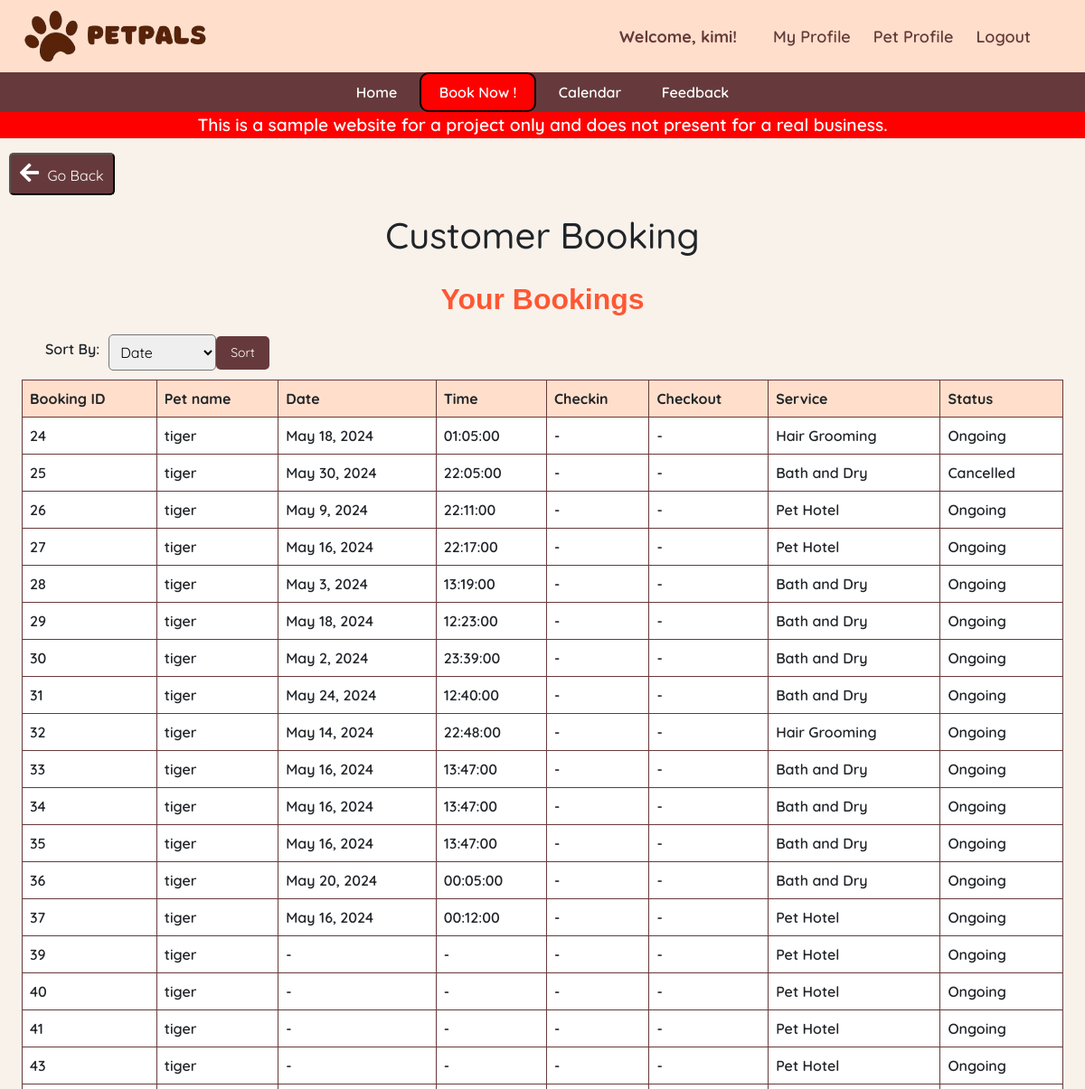
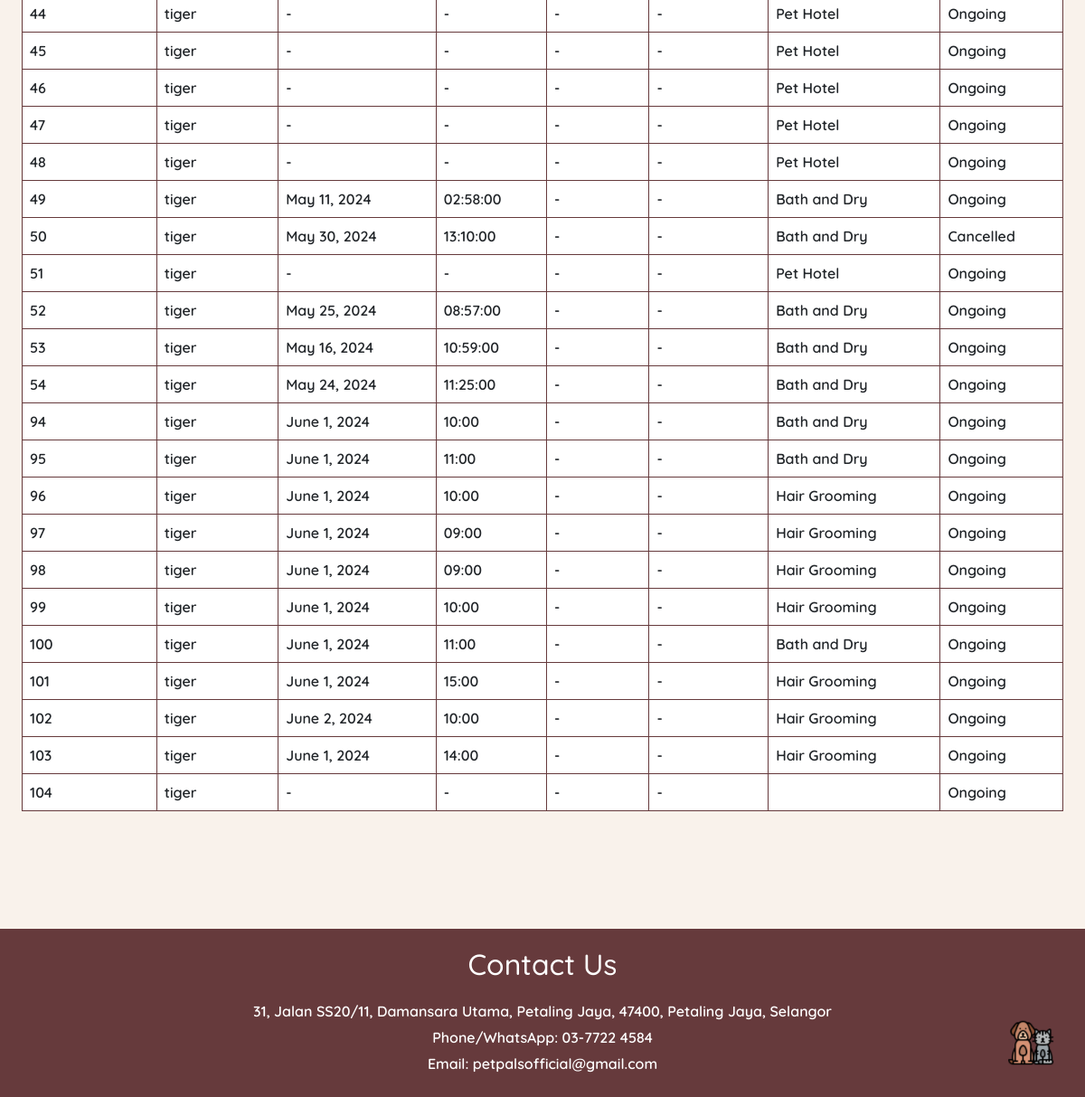
Screenshot of /customer_booking/ (signed in) with the database file from the repository (2 pictures, top to bottom).
### main/models.py (models this page shows, shortened)
class Booking(models.Model):
    owner = models.ForeignKey(Owner, null=True, on_delete=models.CASCADE)
    pet = models.ManyToManyField(Pet)
    room = models.ForeignKey(Room, null=True, on_delete=models.CASCADE)
    date = models.DateField(blank=True, null=True)
    TIME_CHOICES = [
        ('09:00', '9:00'),
        ('10:00', '10:00'),
        ('11:00', '11:00'),
        ('12:00', '12:00'),
        ('14:00', '2:00'),
        ('15:00', '3:00'),
        ('16:00', '4:00'),
        ('17:00', '5:00'),
        ('full_day', 'Full (7:00-19:00)'),
        ('morning', 'Morning (7:00-12:00)'),
        ('noon', 'Noon (13:00-19:00)'),
    ]
    time = models.CharField(max_length=10, choices=TIME_CHOICES, blank=True, null=True)
    SERVICE_CHOICES = [
        ('Hair Grooming', 'Hair Grooming'),
        ('Bath and Dry', 'Bath and Dry'),
        ('Pet Hotel', 'Pet Hotel'),
        ('Pet Daycare', 'Pet Daycare'),
    ]
    service = models.CharField(max_length=50, choices=SERVICE_CHOICES)
    STATUS_CHOICES = [
        ('Ongoing', 'Ongoing'),
        ('Completed', 'Completed'),
        ('Cancelled', 'Cancelled'),
    ]
    status = models.CharField(max_length=20, choices=STATUS_CHOICES, default='Ongoing')
    checkin = models.DateField(null=True, blank=True)
    checkout = models.DateField(null=True, blank=True)

class Pet(models.Model):
    name = models.CharField(max_length=20)
    owner = models.ForeignKey(Owner, null=True, on_delete=models.CASCADE)
    age = models.PositiveBigIntegerField()
    species = models.CharField(max_length=50)
    breed = models.CharField(max_length=50)
    profile_pic = models.ImageField(default="profile.jpg", null=True, blank=True)

### main/views.py (the view)
# urls.py: path('customer_booking/', views.customer_booking, name='customer_booking'),
@login_required
def customer_booking(request):
    owner = request.user.owner
    bookings = Booking.objects.filter(owner=owner, )
    context = {
        'bookings': bookings,
    }
    return render(request, 'customer_booking.html', context)

### main/templates/customer_booking.html (shortened to what this page needs)
{% extends 'base.html' %}
{% block content %}
<!DOCTYPE html>
<html lang="en">
<head>
    <link rel="stylesheet" href="https://cdnjs.cloudflare.com/ajax/libs/font-awesome/5.15.3/css/all.min.css">
</head>
<body>
    <div style="margin-left: 10px;">
        <a href="{% url 'bookingpage' %}"><button><i class="fas fa-arrow-left"></i> Go Back</button></a>
    </div>
    <h1 class="ti">Customer Booking</h1>
    <div style="margin-top: 20px; margin-bottom: 20px;">
    <h2 class="dash">Your Bookings</h2>
    <form method="GET" action="" class="sorting-form">
        <label for="sort_by">Sort By:</label>
        <select name="sort_by" id="sort_by" class="sort-select">
            <option value="date">Date</option>
        </select>
        <button type="submit" class="sort-button">Sort</button>
    </form>
    <table class="ab">
        <thead>
            <tr>
                <th>Booking ID</th>
                <th>Pet name</th>
                <th>Date</th>
                <th>Time</th>
                <th>Checkin</th>
                <th>Checkout</th>
                <th>Service</th>
                <th>Status</th>
            </tr>
        </thead>
        <tbody>
            {% for booking in bookings %}
            <tr>
                <td>{{ booking.id }}</td>
                <td>
                    {% for pet in booking.pet.all %}
                        {{ pet.name }}{% if not forloop.last %}, {% endif %}
                    {% endfor %}
                </td>
                <td>{{ booking.date|default:"-" }}</td>
                <td>{{ booking.time|default:"-" }}</td>
                <td>{{ booking.checkin|default:"-" }}</td>
                <td>{{ booking.checkout|default:"-" }}</td>
                <td>{{ booking.service }}</td>
                <td>{{ booking.status }}</td>
            </tr>
            {% endfor %}
        </tbody>
    </table>
    </div>
</body>
</html>
{% endblock %}

### main/templates/base.html (shortened to what this page needs)
{% load static %}
<!DOCTYPE html>
<html>
<head>
    <link rel="stylesheet" href="https://cdn.jsdelivr.net/npm/bootstrap@4.0.0/dist/css/bootstrap.min.css">
</head>
<body>
    {% include 'navbar.html' %}
    <p style="color: white; background-color: red; font-size: larger; text-align: center;">This is a sample website for a project only and does not present for a real business.</p>
    {% block content %}
    {% endblock %}
    {% if request.user.is_authenticated %}
    <div>
        <a href="{% url 'feedback' %}" class="floating-icon">
            <img src="{% static 'image/catdog.png' %}" alt="PawBanner" style="width: 50px; height: 50px;">   </a>
    </div>
    {% endif %}
    <footer>
        <div class="footer-content">
            <h2 class="contact">Contact Us</h2>
            <p>31, Jalan SS20/11, Damansara Utama, Petaling Jaya, 47400, Petaling Jaya, Selangor</p>
            <p>Phone/WhatsApp: 03-7722 4584</p>
            <p>Email: petpalsofficial@gmail.com</p>
        </div>
    </footer>
</body>
</html>

### main/templates/navbar.html (shortened to what this page needs)
{% load static %}
    <header>
        <img src="{% static 'image/PetPals.png' %}" alt="Pawlogo" width="auto" height="80">
        <div class="profile-bar">
            <div class="profile-info">
                {% if request.user.is_authenticated %}
                    <span>Welcome, {{ request.user }}!</span>
                {% else %}
                    <span>Welcome, Guest!</span>
                {% endif %}
            </div>
                <div class="profile-actions">
                    {% if user.is_authenticated %}
                        <a href="{% url 'profile' %}">My Profile</a>
                        <a href="{% url 'petprofile' %}">Pet Profile</a>
                        <a href="{% url 'logout' %}">Logout</a>
                    {% else %}
                        <a href="{% url 'login' %}">Sign In</a>
                        <a href="{% url 'register' %}">Sign Up</a>
                    {% endif %}
                </div>
        </div>
    </header>
    <nav class="navigation">
        {% if user.is_authenticated %}
        <a href="{% url 'home' %}">Home</a>
        <a href="{% url 'bookingpage' %}" class="book">Book Now !</a>
        <a href="{% url 'calendar' %}">Calendar</a>
        <a href ="{% url 'feedback' %}">Feedback</a>
        {% else %}
        <a href="{% url 'home' %}">Home</a>
        <a href="#services">Services</a>
        {% endif %}
    </nav>

### main/templates/base.html (style rules this page uses)
body { font-family: "Quicksand", sans-serif; font-optical-sizing: auto; font-weight: 600; font-style: normal; margin: 0 !important; padding: 0; background-color: #F9F2EB; display: flex; flex-direction: column; min-height: 100vh; }
h2 { text-align: center; color: #8B4513; margin-bottom: 20px; font-size: xx-large; }
footer { background-color: rgb(102, 58, 60); color: white; padding: 20px 0; text-align: center; margin-top: 100px; width: 100%; }
.footer-content { max-width: 960px; margin: 0 auto; }
.footer-content p { margin: 5px 0; }
.contact { color: #fff; }
.ti { margin-top: 20px; }
.floating-icon { position: fixed; bottom: 20px; right: 20px; color: #fff; padding: 15px; border-radius: 50%; cursor: pointer; }
.fas { font-size: 24px; }

### main/templates/navbar.html (style rules this page uses)
header { background-color: rgb(255, 223, 203); padding: 0px; text-align: center; color: rgb(102, 58, 60); display: flex; justify-content: space-between; align-items: center; }
.navigation { background-color:rgb(102,58,60); padding: 10px 0; text-align: center; }
.navigation a { color: white; text-decoration: none; padding: 10px 20px; }
.profile-bar { display: flex; align-items: center; margin-right: 5%; font-size: large; }
.profile-info { margin-right: 20px; }
.profile-info span { font-weight: bold; }
.profile-actions a { color: rgb(102,58,60); text-decoration: none; margin-left: 20px; }
.book { border-radius: 10px; border: 2px solid black; background-color: red; color:white; }

### main/templates/customer_booking.html (style rules this page uses)
.sorting-form { display: flex; align-items: center; }
.sorting-form label { margin-right: 10px; margin-left: 50px; }
.sort-select { padding: 8px; border-radius: 5px; }
.sort-button { background-color: rgb(102, 58, 60); border: none; color: white; padding: 8px 16px; text-align: center; text-decoration: none; display: inline-block; font-size: 14px; border-radius: 5px; cursor: pointer; }
.dash { color: #FF5733; font-family: Arial, sans-serif; font-weight: bold; }
table { width: 100%; border-collapse: collapse; border: 1px solid #ddd; }
th, td { border: 1px solid #ddd; padding: 8px; text-align: left; }
th { background-color: #f2f2f2; font-weight: bold; }
tr:nth-child(even) { background-color: #f2f2f2; }
.ab { margin: 10px auto; width: 96%; border-collapse: collapse; }
.ab th, td { border: 1px solid rgb(102, 58, 60); padding: 8px; text-align: left; background-color: white; }
.ab th { background-color: rgb(255,223,203); }
.ti { text-align: center; margin-top: 20px; }
button { background-color: rgb(102,58,60); color: white; padding: 8px 10px; font-size: 16px; border-radius: 5px; cursor: pointer; transition:0.3s ease; }
a { text-decoration: none; }
.fas { margin-right: 5px; }

### rows the page displays
Booking: id "24", date "May 18, 2024", time "01:05:00", checkin "-", checkout "-", service "Hair Grooming", status "Ongoing"
Pet: name "tiger"
Booking: id "25", date "May 30, 2024", time "22:05:00", checkin "-", checkout "-", service "Bath and Dry", status "Cancelled"
Booking: id "26", date "May 9, 2024", time "22:11:00", checkin "-", checkout "-", service "Pet Hotel", status "Ongoing"
Booking: id "27", date "May 16, 2024", time "22:17:00", checkin "-", checkout "-", service "Pet Hotel", status "Ongoing"
Booking: id "28", date "May 3, 2024", time "13:19:00", checkin "-", checkout "-", service "Bath and Dry", status "Ongoing"
Booking: id "29", date "May 18, 2024", time "12:23:00", checkin "-", checkout "-", service "Bath and Dry", status "Ongoing"
Booking: id "30", date "May 2, 2024", time "23:39:00", checkin "-", checkout "-", service "Bath and Dry", status "Ongoing"
Booking: id "31", date "May 24, 2024", time "12:40:00", checkin "-", checkout "-", service "Bath and Dry", status "Ongoing"
Booking: id "32", date "May 14, 2024", time "22:48:00", checkin "-", checkout "-", service "Hair Grooming", status "Ongoing"
Booking: id "33", date "May 16, 2024", time "13:47:00", checkin "-", checkout "-", service "Bath and Dry", status "Ongoing"
Booking: id "34", date "May 16, 2024", time "13:47:00", checkin "-", checkout "-", service "Bath and Dry", status "Ongoing"
Booking: id "35", date "May 16, 2024", time "13:47:00", checkin "-", checkout "-", service "Bath and Dry", status "Ongoing"
Booking: id "36", date "May 20, 2024", time "00:05:00", checkin "-", checkout "-", service "Bath and Dry", status "Ongoing"
Booking: id "37", date "May 16, 2024", time "00:12:00", checkin "-", checkout "-", service "Pet Hotel", status "Ongoing"
Booking: id "39", date "-", time "-", checkin "-", checkout "-", service "Pet Hotel", status "Ongoing"
Booking: id "40", date "-", time "-", checkin "-", checkout "-", service "Pet Hotel", status "Ongoing"
Booking: id "41", date "-", time "-", checkin "-", checkout "-", service "Pet Hotel", status "Ongoing"
Booking: id "43", date "-", time "-", checkin "-", checkout "-", service "Pet Hotel", status "Ongoing"
Booking: id "44", date "-", time "-", checkin "-", checkout "-", service "Pet Hotel", status "Ongoing"
Booking: id "45", date "-", time "-", checkin "-", checkout "-", service "Pet Hotel", status "Ongoing"
Booking: id "46", date "-", time "-", checkin "-", checkout "-", service "Pet Hotel", status "Ongoing"
Booking: id "47", date "-", time "-", checkin "-", checkout "-", service "Pet Hotel", status "Ongoing"
Booking: id "48", date "-", time "-", checkin "-", checkout "-", service "Pet Hotel", status "Ongoing"
Booking: id "49", date "May 11, 2024", time "02:58:00", checkin "-", checkout "-", service "Bath and Dry", status "Ongoing"
Booking: id "50", date "May 30, 2024", time "13:10:00", checkin "-", checkout "-", service "Bath and Dry", status "Cancelled"
Booking: id "51", date "-", time "-", checkin "-", checkout "-", service "Pet Hotel", status "Ongoing"
Booking: id "52", date "May 25, 2024", time "08:57:00", checkin "-", checkout "-", service "Bath and Dry", status "Ongoing"
Booking: id "53", date "May 16, 2024", time "10:59:00", checkin "-", checkout "-", service "Bath and Dry", status "Ongoing"
Booking: id "54", date "May 24, 2024", time "11:25:00", checkin "-", checkout "-", service "Bath and Dry", status "Ongoing"
Booking: id "94", date "June 1, 2024", time "10:00", checkin "-", checkout "-", service "Bath and Dry", status "Ongoing"
Booking: id "95", date "June 1, 2024", time "11:00", checkin "-", checkout "-", service "Bath and Dry", status "Ongoing"
Booking: id "96", date "June 1, 2024", time "10:00", checkin "-", checkout "-", service "Hair Grooming", status "Ongoing"
Booking: id "97", date "June 1, 2024", time "09:00", checkin "-", checkout "-", service "Hair Grooming", status "Ongoing"
Booking: id "98", date "June 1, 2024", time "09:00", checkin "-", checkout "-", service "Hair Grooming", status "Ongoing"
Booking: id "99", date "June 1, 2024", time "10:00", checkin "-", checkout "-", service "Hair Grooming", status "Ongoing"
Booking: id "100", date "June 1, 2024", time "11:00", checkin "-", checkout "-", service "Bath and Dry", status "Ongoing"
Booking: id "101", date "June 1, 2024", time "15:00", checkin "-", checkout "-", service "Hair Grooming", status "Ongoing"
Booking: id "102", date "June 2, 2024", time "10:00", checkin "-", checkout "-", service "Hair Grooming", status "Ongoing"
Booking: id "103", date "June 1, 2024", time "14:00", checkin "-", checkout "-", service "Hair Grooming", status "Ongoing"
Booking: id "104", date "-", time "-", checkin "-", checkout "-", status "Ongoing"

### other values shown
{{ request.user }} "kimi"
